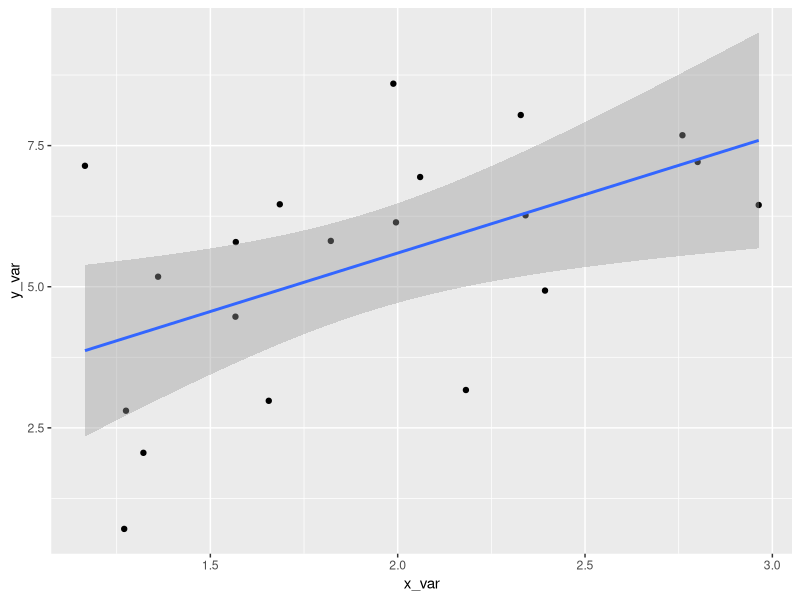
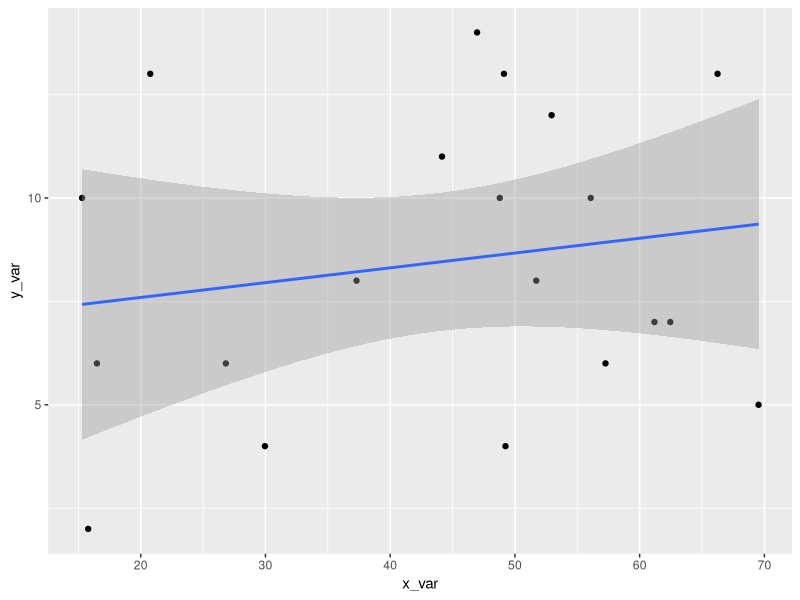

These figures' R source, in order:
## ---- chunk 1
# Description ------------------
# A script that simulates data for my yellow birch regeneration project.  This script creates simulated data based on the real parameters from my dataset and then runs a linear model and graphs the results.  The independent variable is the size of the fallen over root mounds that the yellow birch are growing on and the dependent variable is the density of yellow birch seedlings growing on the root mound.

#  20 Mar 2022
#SPC

# Initialize -------------------
library(tidyverse)
library(ggplot2)
set.seed(3333)


# Load Functions ---------------

# FUNCTION:create_data
# purpose: Create simulated data for a linear model using known parameters from my data
# input: slope - the slope of the response variable
# n - the number of replicates 
# mean - the mean for the resonse variable
# intercept - the y intercept
# output: A data frame containing a simulated normal dataset based on the given parameters
# ------------------------
create_simdata <- function(slope = runif(1), n = 10, mean = 50, sd = 10, intercept = 0) {
  noise <- rnorm(n = n, mean = 0, sd = 2)
  x_val  <- rnorm(n = n, mean = mean, sd = sd)
  y_val <- slope*x_val + noise + intercept
  df <- data.frame(x_val, y_val)
  
  return(df)
}


##########################
# FUNCTION:run_model
# purpose: Use x and y vectors to create a linear model
# input:x and y vectors of the same length 
# output: A summary of the results from a linear model run on these vectors
# ------------------------
run_model <- function(x= NULL, y = NULL) {
  if(is.null(x)) print("No Data!") else
  lm1 <- lm(x ~ y)
  summary(lm1)
}

##########################
# FUNCTION:graph_results
# purpose: Graph the simulated data
# input: x and y vectors of the same length that can be graphed in a scatterplot
# output: A scatterplot of the two given vectors
# ------------------------
graph_results <- function(x_var=runif(10), y_var=runif(10)) {
  d_frame <- data.frame(x_var, y_var)
  reg_plot <- ggplot(data = d_frame) +
    aes(x=x_var, y=y_var) +
    geom_point() +
    stat_smooth(method=lm, se=0.95)
  print(reg_plot)
  message("regression data plotted")
  #ggsave(filename="reg_plot.pdf",
   #      plot=reg_plot,
    #     device="pdf")
}


# Global Variables -------------
df1 <- create_simdata(slope=2.5, n=20, mean=1.8, sd=0.7) #parameters taken from my real dataset


# Program Body -----------------
run_model(x = df1$x_val, y = df1$y_val)

graph_results(x_var = df1$x_val, y_var = df1$y_val)

## ---- chunk 2
# Description ------------------
# A script that simulates data for my yellow birch regeneration project.  This script creates simulated data based on the real parameters from my dataset and then runs a generalized linear model and graphs the results.  The independent variable is the size of the fallen over root mounds that the yellow brich are growing on and the dependent variable is the count of yellow birch seedlings growing on the root mound.  I drew inspiration on how to do this from a discussion with Lauren which led us to talk to and utilize Lindsey Carlson's work on this assignment.

#  20 Mar 2022
#SPC

# Initialize -------------------
library(tidyverse)
library(ggplot2)
set.seed(3333)

# Load Functions ---------------

# FUNCTION:create_data
# purpose: Create simulated data for a generalized linear model 
# input: n - the number of replicates
# lambda - the lambda of the poisson distribution for the count data
# xrange - the known range of values for the independent variable
# output: A data frame containing the simulated data set based on the given parameters
#Idea for using a min and max range came from Lindsey Carlson
# ------------------------
create_simdata <- function(n = 10, lambda = 10, xrange=1:10 ) {
  x_val <- runif(n, min = min(xrange), max = max(xrange)) 
  #lambda1 <- exp(lambda)
  y_val <- rpois(n = n, lambda = lambda)
  df <- data.frame(x_val, y_val)
   return(df)
}



##########################
# FUNCTION:run_model
# purpose: Use x and y vectors to create a generalized linear model
# input:x and y vectors of the same length 
# output: A summary of the coefficients from a generalized linear model run on these vectors
# ------------------------
run_model <- function(x= NULL, y = NULL) {
  if(is.null(x)) print("No Data!") else
    glm1 <- glm(y ~ x, family=poisson)
  return(summary(glm1)$coefficients)
}

##########################
# FUNCTION:graph_results
# purpose: Graph the simulated data
# input: x and y vectors of the same length that can be graphed in a scatterplot
# output: A scatterplot of the two given vectors
# ------------------------
graph_results <- function(x_var=runif(10), y_var=runif(10)) {
  d_frame <- data.frame(x_var, y_var)
  reg_plot <- ggplot(data = d_frame) +
    aes(x=x_var, y=y_var) +
    geom_point() +
    stat_smooth(method=lm, se=0.95)
  print(reg_plot)
  message("regression data plotted")
  #ggsave(filename="reg_plot.pdf",
   #      plot=reg_plot,
    #     device="pdf")
}


# Global Variables -------------
df2 <- create_simdata(n = 20, lambda = 7.4, xrange = 8:75) #these are values taken from my real dataset


# Program Body -----------------
run_model(x = df2$x_val, y = df2$y_val)

graph_results(x_var = df2$x_val, y_var = df2$y_val)

